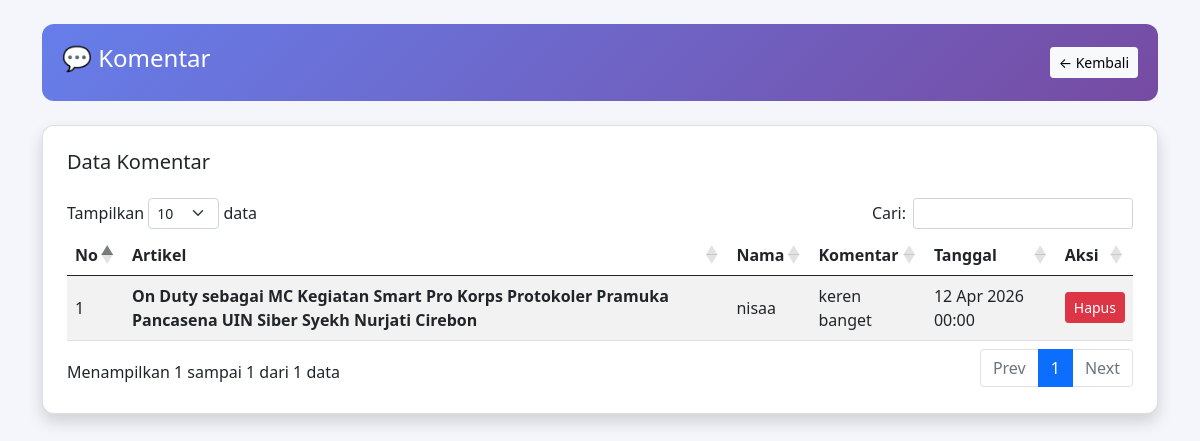
Screenshot of /admin/komentar.php with the database file from the repository.
### tables this page shows
CREATE TABLE `komentar` (
  `id` int(11) NOT NULL,
  `artikel_id` int(11) DEFAULT NULL,
  `nama` varchar(100) DEFAULT NULL,
  `isi` text DEFAULT NULL,
  `tanggal` datetime DEFAULT current_timestamp()
);

CREATE TABLE `artikel` (
  `id` int(11) NOT NULL,
  `judul` varchar(255) NOT NULL,
  `isi` text DEFAULT NULL,
  `gambar` varchar(255) DEFAULT NULL,
  `tanggal` datetime DEFAULT current_timestamp(),
  `kategori_id` int(11) DEFAULT NULL,
  `staf_id` int(11) DEFAULT NULL,
  `views` int(11) DEFAULT 0
);

### admin/komentar.php (the view, shortened to what this page needs)
<?php
include "koneksi.php";
$data = mysqli_query($conn, "
SELECT komentar.*, artikel.judul
FROM komentar
JOIN artikel ON komentar.artikel_id = artikel.id
ORDER BY komentar.id DESC
");
?>
<!DOCTYPE html>
<html>
<head>
    <link href="https://cdn.jsdelivr.net/npm/bootstrap@5.0.2/dist/css/bootstrap.min.css" rel="stylesheet">
    <link href="https://cdn.datatables.net/1.13.6/css/dataTables.bootstrap5.min.css" rel="stylesheet">
</head>
<body>
<div class="container mt-4">
    <div class="header d-flex justify-content-between align-items-center">
        <h4>💬 Komentar</h4>
        <a href="index.php" class="btn btn-light btn-sm">← Kembali</a>
    </div>
    <div class="card mt-4 p-4 shadow">
        <div class="d-flex justify-content-between mb-3">
            <h5>Data Komentar</h5>
        </div>
        <table id="tabelKomentar" class="table table-striped table-hover align-middle">
            <thead>
                <tr>
                    <th>No</th>
                    <th>Artikel</th>
                    <th>Nama</th>
                    <th>Komentar</th>
                    <th>Tanggal</th>
                    <th>Aksi</th>
                </tr>
            </thead>
            <tbody>
            <?php $no=1; while($d=mysqli_fetch_assoc($data)){ ?>
                <tr>
                    <td><?= $no++; ?></td>
                    <td><b><?= $d['judul']; ?></b></td>
                    <td><?= $d['nama']; ?></td>
                    <td><?= $d['isi']; ?></td>
                    <td><?= date('d M Y H:i', strtotime($d['tanggal'])); ?></td>
                    <td>
                        <a href="hapus_komentar.php?id=<?= $d['id']; ?>"
                           class="btn btn-danger btn-sm"
                           onclick="return confirm('Yakin hapus komentar ini?')">
                           Hapus
                        </a>
                    </td>
                </tr>
            <?php } ?>
            </tbody>
        </table>
    </div>
</div>
</body>
</html>

### admin/komentar.php (style rules this page uses)
body { background:#f4f6fb; }
.header { background: linear-gradient(135deg,#667eea,#764ba2); color:white; padding:20px; border-radius:12px; }
.card { border-radius: 12px; }

### rows the page displays
komentar: artikel.judul "On Duty sebagai MC Kegiatan Smart Pro Korps Protokoler Pramuka Pancasena UIN Siber Syekh Nurjati Cirebon", nama "nisaa", isi "keren banget", tanggal "12 Apr 2026 00:00"
